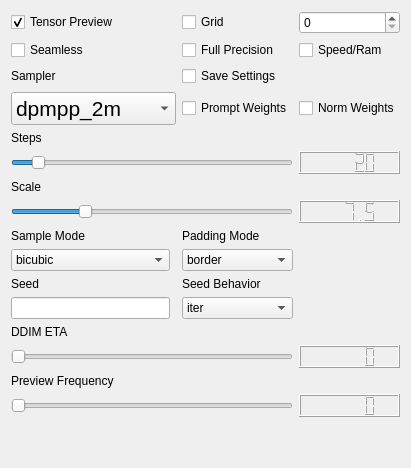
             <widget class="QWidget" name="Sampler">
              <attribute name="title">
               <string>Sampler</string>
              </attribute>
              <layout class="QGridLayout" name="gridLayout_2">
               <item row="4" column="0">
                <widget class="QLabel" name="label_9">
                 <property name="text">
                  <string>Steps</string>
                 </property>
                </widget>
               </item>
               <item row="1" column="3">
                <widget class="QCheckBox" name="cond_uncond_sync">
                 <property name="text">
                  <string>Speed/Ram</string>
                 </property>
                 <property name="checked">
                  <bool>false</bool>
                 </property>
                </widget>
               </item>
               <item row="18" column="0">
                <widget class="QLabel" name="label_7">
                 <property name="text">
                  <string>Preview Frequency</string>
                 </property>
                </widget>
               </item>
               <item row="12" column="2">
                <widget class="QLabel" name="label_11">
                 <property name="text">
                  <string>Seed Behavior</string>
                 </property>
                </widget>
               </item>
               <item row="2" column="2">
                <widget class="QCheckBox" name="save_settings">
                 <property name="text">
                  <string>Save Settings</string>
                 </property>
                </widget>
               </item>
               <item row="3" column="3">
                <widget class="QCheckBox" name="checkBox_3">
                 <property name="text">
                  <string>Norm Weights</string>
                 </property>
                </widget>
               </item>
               <item row="7" column="3">
                <widget class="QLCDNumber" name="scaleNumber">
                 <property name="value" stdset="0">
                  <double>7.500000000000000</double>
                 </property>
                </widget>
               </item>
               <item row="0" column="3">
                <widget class="QSpinBox" name="grid_rows"/>
               </item>
               <item row="3" column="0" colspan="2">
                <widget class="QComboBox" name="sampler">
                 <property name="font">
                  <font>
                   <pointsize>16</pointsize>
                  </font>
                 </property>
                 <item>
                  <property name="text">
                   <string>dpmpp_2m</string>
                  </property>
                 </item>
                 <item>
                  <property name="text">
                   <string>ddim</string>
                  </property>
                 </item>
                 <item>
                  <property name="text">
                   <string>plms</string>
                  </property>
                 </item>
                 <item>
                  <property name="text">
                   <string>k_lms</string>
                  </property>
                 </item>
                 <item>
                  <property name="text">
                   <string>k_dpm_2</string>
                  </property>
                 </item>
                 <item>
                  <property name="text">
                   <string>k_dpm_2_a</string>
                  </property>
                 </item>
                 <item>
                  <property name="text">
                   <string>k_heun</string>
                  </property>
                 </item>
                 <item>
                  <property name="text">
                   <string>k_euler</string>
                  </property>
                 </item>
                 <item>
                  <property name="text">
                   <string>k_euler_a</string>
                  </property>
                 </item>
                 <item>
                  <property name="text">
                   <string>dpm_fast</string>
                  </property>
                 </item>
                 <item>
                  <property name="text">
                   <string>dpm_adaptive</string>
                  </property>
                 </item>
                 <item>
                  <property name="text">
                   <string>dpmpp_2s_a</string>
                  </property>
                 </item>
                </widget>
               </item>
               <item row="5" column="0" colspan="3">
                <widget class="QSlider" name="steps">
                 <property name="minimum">
                  <number>1</number>
                 </property>
                 <property name="maximum">
                  <number>250</number>
                 </property>
                 <property name="value">
                  <number>20</number>
                 </property>
                 <property name="sliderPosition">
                  <number>20</number>
                 </property>
                 <property name="orientation">
                  <enum>Qt::Horizontal</enum>
                 </property>
                </widget>
               </item>
               <item row="20" column="0" colspan="3">
                <widget class="QSlider" name="preview">
                 <property name="minimum">
                  <number>1</number>
                 </property>
                 <property name="maximum">
                  <number>25</number>
                 </property>
                 <property name="pageStep">
                  <number>1</number>
                 </property>
                 <property name="orientation">
                  <enum>Qt::Horizontal</enum>
                 </property>
                </widget>
               </item>
               <item row="6" column="0">
                <widget class="QLabel" name="label_12">
                 <property name="text">
                  <string>Scale</string>
                 </property>
                </widget>
               </item>
               <item row="1" column="2">
                <widget class="QCheckBox" name="fullPrecision">
                 <property name="text">
                  <string>Full Precision</string>
                 </property>
                </widget>
               </item>
               <item row="0" column="2">
                <widget class="QCheckBox" name="makegrid">
                 <property name="text">
                  <string>Grid</string>
                 </property>
                </widget>
               </item>
               <item row="2" column="0">
                <widget class="QLabel" name="label_10">
                 <property name="text">
                  <string>Sampler</string>
                 </property>
                </widget>
               </item>
               <item row="13" column="0">
                <widget class="QLineEdit" name="seed"/>
               </item>
               <item row="21" column="0">
                <spacer name="verticalSpacer_4">
                 <property name="orientation">
                  <enum>Qt::Vertical</enum>
                 </property>
                 <property name="sizeHint" stdset="0">
                  <size>
                   <width>20</width>
                   <height>40</height>
                  </size>
                 </property>
                </spacer>
               </item>
               <item row="8" column="2">
                <widget class="QLabel" name="label_13">
                 <property name="text">
                  <string>Padding Mode</string>
                 </property>
                </widget>
               </item>
               <item row="3" column="2">
                <widget class="QCheckBox" name="checkBox_2">
                 <property name="text">
                  <string>Prompt Weights</string>
                 </property>
                </widget>
               </item>
               <item row="16" column="0">
                <widget class="QLabel" name="label_16">
                 <property name="text">
                  <string>DDIM ETA</string>
                 </property>
                </widget>
               </item>
               <item row="13" column="2">
                <widget class="QComboBox" name="seed_behavior">
                 <item>
                  <property name="text">
                   <string>iter</string>
                  </property>
                 </item>
                 <item>
                  <property name="text">
                   <string>fixed</string>
                  </property>
                 </item>
                 <item>
                  <property name="text">
                   <string>random</string>
                  </property>
                 </item>
                </widget>
               </item>
               <item row="17" column="3">
                <widget class="QLCDNumber" name="ddim_etaNumber"/>
               </item>
               <item row="9" column="0">
                <widget class="QComboBox" name="sampling_mode">
                 <item>
                  <property name="text">
                   <string>bicubic</string>
                  </property>
                 </item>
                 <item>
                  <property name="text">
                   <string>bilinear</string>
                  </property>
                 </item>
                 <item>
                  <property name="text">
                   <string>nearest</string>
                  </property>
                 </item>
                </widget>
               </item>
               <item row="1" column="0" colspan="2">
                <widget class="QCheckBox" name="seamless">
                 <property name="text">
                  <string>Seamless</string>
                 </property>
                </widget>
               </item>
               <item row="20" column="3">
                <widget class="QLCDNumber" name="previewNumber"/>
               </item>
               <item row="9" column="2">
                <widget class="QComboBox" name="padding_mode">
                 <item>
                  <property name="text">
                   <string>border</string>
                  </property>
                 </item>
                 <item>
                  <property name="text">
                   <string>reflection</string>
                  </property>
                 </item>
                 <item>
                  <property name="text">
                   <string>zeros</string>
                  </property>
                 </item>
                </widget>
               </item>
               <item row="17" column="0" colspan="3">
                <widget class="QSlider" name="ddim_eta">
                 <property name="orientation">
                  <enum>Qt::Horizontal</enum>
                 </property>
                </widget>
               </item>
               <item row="7" column="0" colspan="3">
                <widget class="QSlider" name="scale">
                 <property name="maximum">
                  <number>300</number>
                 </property>
                 <property name="value">
                  <number>75</number>
                 </property>
                 <property name="orientation">
                  <enum>Qt::Horizontal</enum>
                 </property>
                </widget>
               </item>
               <item row="8" column="0" colspan="2">
                <widget class="QLabel" name="label_14">
                 <property name="text">
                  <string>Sample Mode</string>
                 </property>
                </widget>
               </item>
               <item row="5" column="3">
                <widget class="QLCDNumber" name="stepsNumber">
                 <property name="intValue" stdset="0">
                  <number>20</number>
                 </property>
                </widget>
               </item>
               <item row="0" column="0" colspan="2">
                <widget class="QCheckBox" name="tensorPreview">
                 <property name="text">
                  <string>Tensor Preview</string>
                 </property>
                 <property name="checked">
                  <bool>true</bool>
                 </property>
                </widget>
               </item>
               <item row="12" column="0">
                <widget class="QLabel" name="label_15">
                 <property name="text">
                  <string>Seed</string>
                 </property>
                </widget>
               </item>
              </layout>
             </widget>
